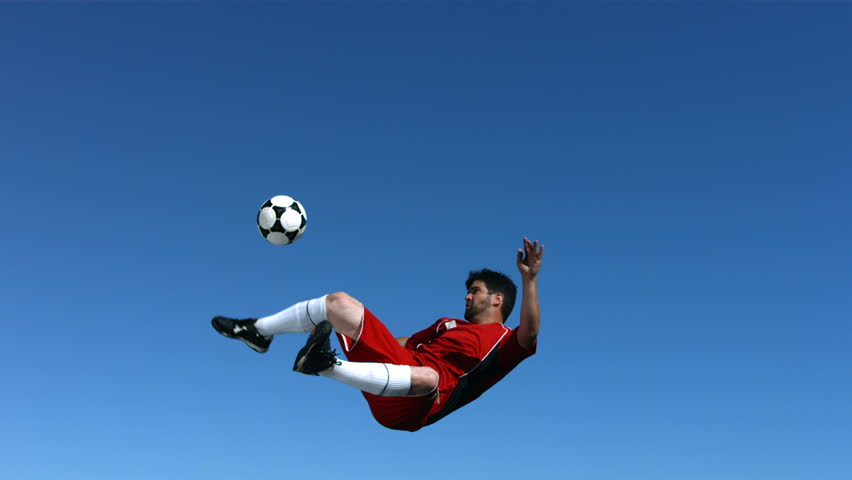
#> input picture OpencVLOG/soccer.jpg, 852 x 480 px
$ python episodio4a.py
#> lines starting #> are read from the running program, lines starting #| are printed output that depends on the picture
import cv2
import numpy as np
from matplotlib import pyplot as plt

img = cv2.imread("soccer.jpg", 0)
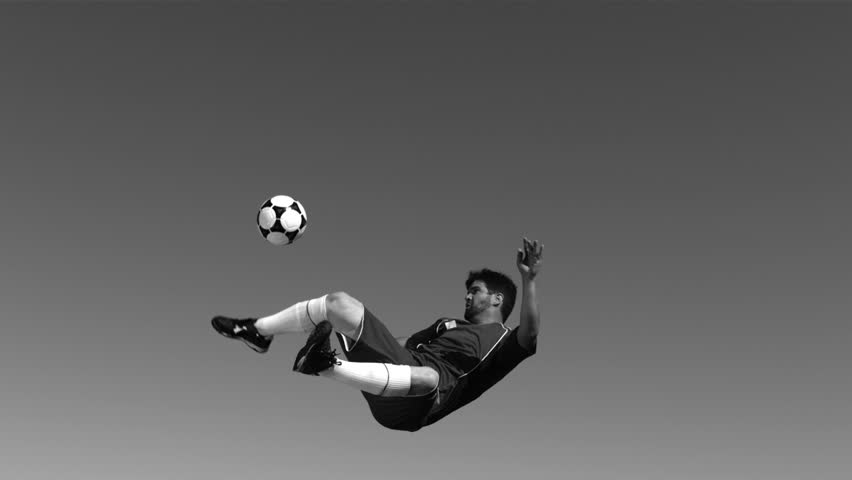
#> img: shape (480, 852); min 0, max 255, mean 98.9
plt.hist(img.ravel(), 256, [0, 256])
cv2.imshow("Imagem Original", img)
plt.show()
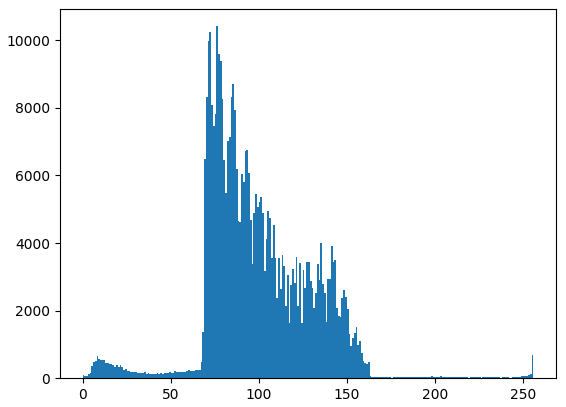
#> figure drawn by matplotlib, 1 panel; tallest bar 10416 high, from x = 76 to 77

cv2.waitKey(0)
cv2.destroyAllWindows()
